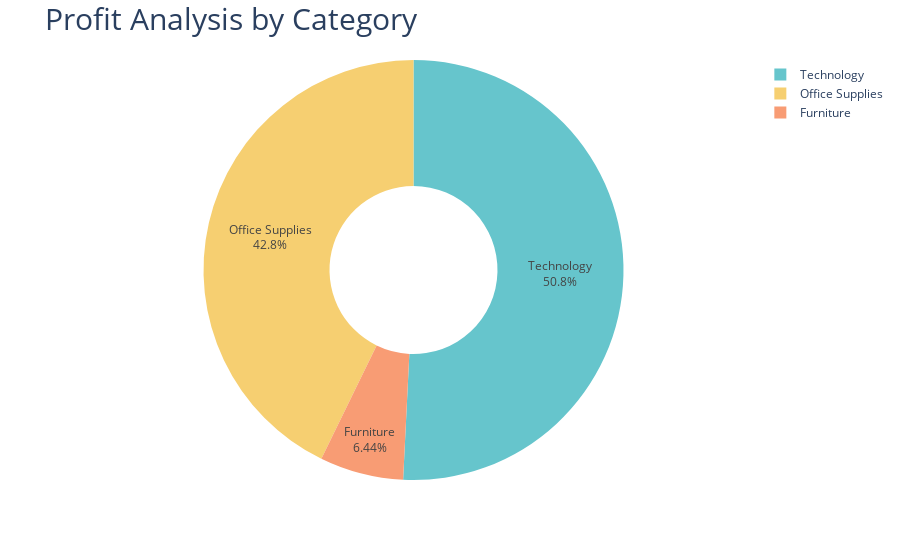

Here is the notebook cell this chart was saved with:
### Code cell
fig = px.pie(Profit_by_Category, 
            values= 'Profit',
            names= 'Category',
            hole=0.4,
            color_discrete_sequence=px.colors.qualitative.Pastel)

fig.update_traces(textposition='inside', textinfo='percent+label')
fig.update_layout(title_text='Profit Analysis by Category', title_font=dict(size=30))

fig.show()

### Figure 1 — Plotly figure (JSON) as saved in the notebook; plotly's stock layout.template omitted (floating-point values rounded to 4 significant figures)
{"data": [{"domain": {"x": [0, 1], "y": [0, 1]}, "hole": 0.4, "hovertemplate": "Category=%{label}<br>Profit=%{value}<extra></extra>", "labels": ["Furniture", "Office Supplies", "Technology"], "legendgroup": "", "name": "", "showlegend": true, "textinfo": "percent+label", "textposition": "inside", "type": "pie", "values": [18450.0, 122500.0, 145500.0]}], "layout": {"legend": {"tracegroupgap": 0}, "margin": {"t": 60}, "piecolorway": ["rgb(102, 197, 204)", "rgb(246, 207, 113)", "rgb(248, 156, 116)", "rgb(220, 176, 242)", "rgb(135, 197, 95)", "rgb(158, 185, 243)", "rgb(254, 136, 177)", "rgb(201, 219, 116)", "rgb(139, 224, 164)", "rgb(180, 151, 231)", "rgb(179, 179, 179)"], "title": {"font": {"size": 30}, "text": "Profit Analysis by Category"}}}
